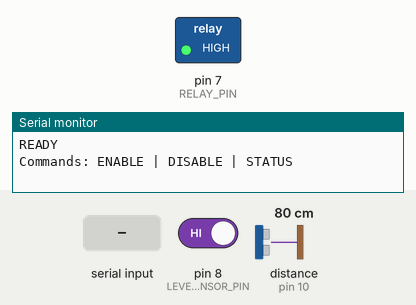
Recording of a sketch running on a simulated Arduino Uno, built with avr-gcc and run on an emulated ATmega328P. On the bench: switched loads named in the sketch (green lamp = pin HIGH), the last lines printed to the serial monitor. Wiring (inferred from the names in the program): ultrasonic range finder: trigger pin 9; echo pin 10. Inputs (shaded band) come from the test bench; at power-on: distance to the obstacle (sensor on pin 10) 80 cm, pin 8 (LEVEL_SENSOR_PIN) HIGH. The echo pulse lasts 58.3 µs per cm; pins used as bus, display or sensor lines are not drawn.

Above: at 1.2 s.
1.3 s: "ENABLE\n" received over Serial
2.9 s: distance to the obstacle (sensor on pin 10) set to 2 cm
4.5 s: distance to the obstacle (sensor on pin 10) set to 18 cm
At 7.2 s:
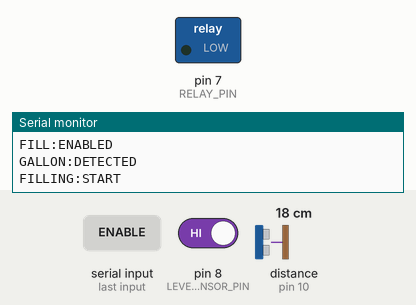
7.5 s: distance to the obstacle (sensor on pin 10) set to 23 cm
At 8.7 s:
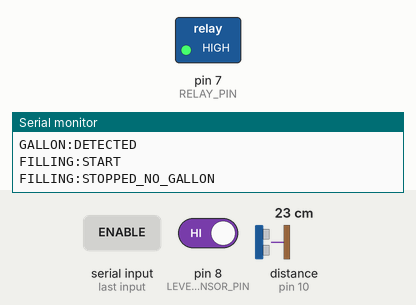
9.0 s: "DISABLE\n" received over Serial
10.6 s: "STATUS\n" received over Serial
Timing chart, 0 to 13.2 s (numbered marks = the images above; inputs shaded):
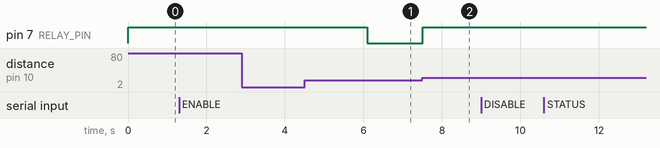

The sketch:

solenoid_valve_arduino.ino
```cpp
/*
 * SECOND ARDUINO - SOLENOID FILL CONTROLLER
 *
 * Behavior:
 * - Wait for ENABLE command from main app (after no defect)
 * - Detect gallon with ultrasonic sensor
 * - Wait 3 seconds after detection
 * - Open solenoid valve
 * - Close valve when level sensor reports near full
 * - Safety close if gallon moves away
 */

// Pin Definitions
const int TRIG_PIN = 9;
const int ECHO_PIN = 10;
const int RELAY_PIN = 7;
const int LEVEL_SENSOR_PIN = 8;

// Settings
const float DETECTION_DISTANCE_CM = 20.0;
const unsigned long FILL_START_DELAY_MS = 3000;
const int RELAY_ON = LOW;   // Most relay modules are ACTIVE LOW
const int RELAY_OFF = HIGH;

bool isFilling = false;
bool fillEnabled = false;
bool gallonDetected = false;
unsigned long gallonDetectedAt = 0;

void setup() {
  pinMode(TRIG_PIN, OUTPUT);
  pinMode(ECHO_PIN, INPUT);
  pinMode(RELAY_PIN, OUTPUT);
  pinMode(LEVEL_SENSOR_PIN, INPUT);

  digitalWrite(RELAY_PIN, RELAY_OFF); // Start with solenoid closed
  Serial.begin(9600);
  while (!Serial) { ; }

  Serial.println("READY");
  Serial.println("Commands: ENABLE | DISABLE | STATUS");
}

float getDistance() {
  digitalWrite(TRIG_PIN, LOW);
  delayMicroseconds(2);
  digitalWrite(TRIG_PIN, HIGH);
  delayMicroseconds(10);
  digitalWrite(TRIG_PIN, LOW);

  long duration = pulseIn(ECHO_PIN, HIGH, 30000); // 30ms timeout
  if (duration == 0) return 999.0;
  return (duration * 0.034) / 2.0;
}

void handleCommand(String cmd) {
  cmd.trim();
  cmd.toUpperCase();

  if (cmd == "ENABLE") {
    fillEnabled = true;
    Serial.println("FILL:ENABLED");
  } else if (cmd == "DISABLE") {
    fillEnabled = false;
    isFilling = false;
    gallonDetected = false;
    digitalWrite(RELAY_PIN, RELAY_OFF);
    Serial.println("FILL:DISABLED");
  } else if (cmd == "STATUS") {
    Serial.print("FILL:STATE=");
    Serial.println(fillEnabled ? "ENABLED" : "DISABLED");
    Serial.print("FILLING:");
    Serial.println(isFilling ? "YES" : "NO");
  }
}

void loop() {
  if (Serial.available() > 0) {
    String command = Serial.readStringUntil('\n');
    handleCommand(command);
  }

  float distance = getDistance();
  int levelSensor = digitalRead(LEVEL_SENSOR_PIN);
  bool waterNearFull = (levelSensor == LOW); // LOW = water detected
  bool gallonInRange = (distance <= DETECTION_DISTANCE_CM);

  // Track first moment gallon appears in range.
  if (fillEnabled && gallonInRange) {
    if (!gallonDetected) {
      gallonDetected = true;
      gallonDetectedAt = millis();
      Serial.println("GALLON:DETECTED");
    }
  } else {
    gallonDetected = false;
    gallonDetectedAt = 0;
  }

  // Open valve only after 3-second stable detection window.
  if (fillEnabled && !isFilling && gallonDetected && !waterNearFull) {
    if (millis() - gallonDetectedAt >= FILL_START_DELAY_MS) {
      digitalWrite(RELAY_PIN, RELAY_ON);
      isFilling = true;
      Serial.println("FILLING:START");
    }
  }

  // Close valve when near full.
  if (isFilling && waterNearFull) {
    digitalWrite(RELAY_PIN, RELAY_OFF);
    isFilling = false;
    fillEnabled = false;
    Serial.println("FILLING:COMPLETE");
  }

  // Safety: close if gallon moves away while filling.
  if (isFilling && !gallonInRange && !waterNearFull) {
    digitalWrite(RELAY_PIN, RELAY_OFF);
    isFilling = false;
    fillEnabled = false;
    Serial.println("FILLING:STOPPED_NO_GALLON");
  }

  delay(200);
}
```

Measured:
- the behaviour switches between 20 and 21 cm on distance to the obstacle (sensor on pin 10) (found by bisection; images 1 and 2)
- after the input at 7.5 s, pin 7 (RELAY_PIN): LOW → HIGH at once
